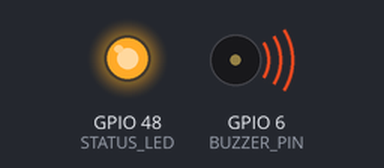
The program below on a simulated ESP32-S3. Parts: output pins drawn as LEDs (lit = HIGH), buzzer (waves = sounding). What the program prints to the serial monitor is not drawn.

Above: at 0.3 s.
At 16.5 s:
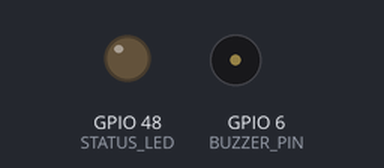
Timing chart, 0 to 20.2 s (numbered marks = the images above):
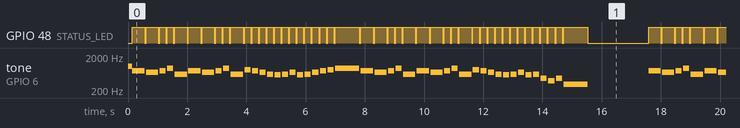

Measured:
- by itself, GPIO 48 (STATUS_LED): moves between LOW and HIGH, repeating every 17.4 s
- by itself, tone on GPIO 6 (BUZZER_PIN): plays 1000 Hz for 0.15 s, 740 Hz for 0.41 s, 659 Hz for 0.41 s, 740 Hz for 0.21 s, 880 Hz for 0.21 s, 587 Hz for 0.41 s … (347 notes in this stretch)

The program:

main.cpp
```cpp
#include <Arduino.h>

// RedBot buzzer test sketch
const uint8_t BUZZER_PIN = A5;
const uint8_t STATUS_LED = LED_BUILTIN;

// NOTE FREQUENCIES (Hz)
#define D4 294
#define Fsharp4 370
#define A4 440
#define Csharp5 554
#define D5 587
#define E5 659
#define Fsharp5 740
#define G5 784
#define A5 880


// Samsung Homecoming melody
const int melody[] = {
  Fsharp5, E5, Fsharp5, A5, D5, Fsharp5, E5, Fsharp5, A5, D5,
  G5, Fsharp5, E5, D5, Csharp5, D5, E5, Csharp5, D5, E5, Fsharp5, G5, A5,
  Fsharp5, E5, Fsharp5, A5, D5, Fsharp5, E5, Fsharp5, A5, D5,
  G5, Fsharp5, E5, D5, Csharp5, D5, E5, Csharp5, D5, A4, Fsharp4, A4, D4
};

// Note durations (ms)
const int durations[] = {
  411, 411, 205, 205, 411, 411, 411, 205, 205, 411,
  205,205,205,205,205,205,205,205,205,205,205,205,822,
  411, 411, 205, 205, 411, 411, 411, 205, 205, 411,
  205,205,205,205,205,205,205,205,205,205,205,205,822,
};

const size_t notesCount = sizeof(melody) / sizeof(melody[0]);

void playMelody() {
  for (size_t i = 0; i < notesCount; ++i) {
    int note = melody[i];
    int dur = durations[i];

    if (note == 0) {
      noTone(BUZZER_PIN);
      delay(dur);
    } else {
      tone(BUZZER_PIN, note);
      digitalWrite(STATUS_LED, HIGH);
      delay(dur);
      noTone(BUZZER_PIN);
      digitalWrite(STATUS_LED, LOW);
      delay(50);
    }
  }
}

void setup() {
  Serial.begin(112500);
  while (!Serial) { ; }

  pinMode(BUZZER_PIN, OUTPUT);
  pinMode(STATUS_LED, OUTPUT);

  // startup beep
  tone(BUZZER_PIN, 1000);
  delay(150);
  noTone(BUZZER_PIN);
}

void loop() {
  Serial.println("Playing Samsung Homecoming...");
  playMelody();
  delay(2000);
}
```
